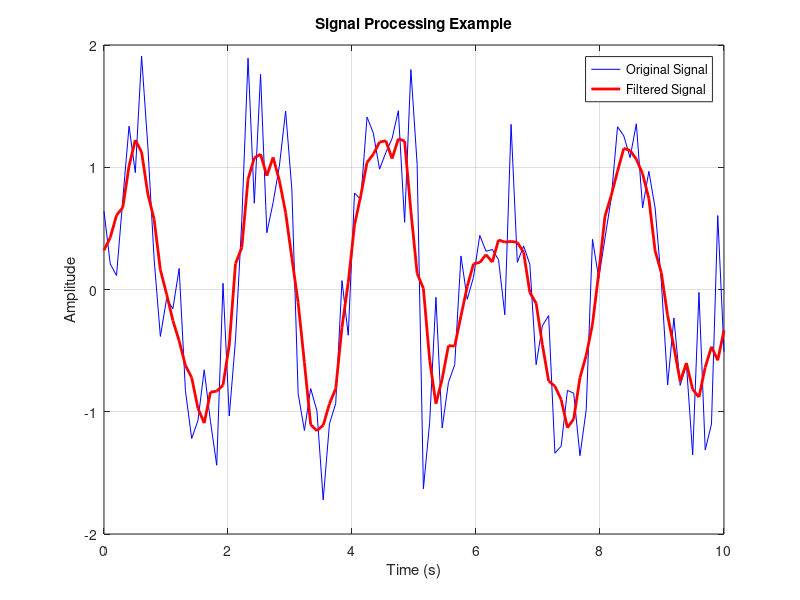

Recreate this plot in MATLAB.
% startup.m - MATLAB Starter Script
%
% Description:
% This is a basic starter script for MATLAB in research projects.
% It demonstrates loading data, simple processing, plotting results,
% and saving outputs.
%
% Usage:
% Run this script to see a typical workflow skeleton for MATLAB research code.

%% Clear workspace and command window
clear; close all; clc;

%% Setup logging (simple console output)
disp('Starting MATLAB analysis script...');

%% Load or generate some data
% Replace with your own data loading logic
t = linspace(0, 10, 100); % time vector
signal = sin(2*pi*0.5*t) + 0.5*randn(size(t)); % simulated noisy signal

disp('Data loaded/generated.');

%% Process data
% Example: simple moving average filter
windowSize = 5;
filteredSignal = movmean(signal, windowSize);

disp('Data processed with moving average filter.');

%% Plot results
figure;
plot(t, signal, 'b-', 'DisplayName', 'Original Signal');
hold on;
plot(t, filteredSignal, 'r-', 'LineWidth', 2, 'DisplayName', 'Filtered Signal');
xlabel('Time (s)');
ylabel('Amplitude');
title('Signal Processing Example');
legend('show');
grid on;

disp('Plot generated.');

%% Save results to file
outputFilename = 'processed_signal.mat';
save(outputFilename, 't', 'signal', 'filteredSignal');
disp(['Results saved to ', outputFilename]);

%% Script complete
disp('MATLAB script completed successfully.');
